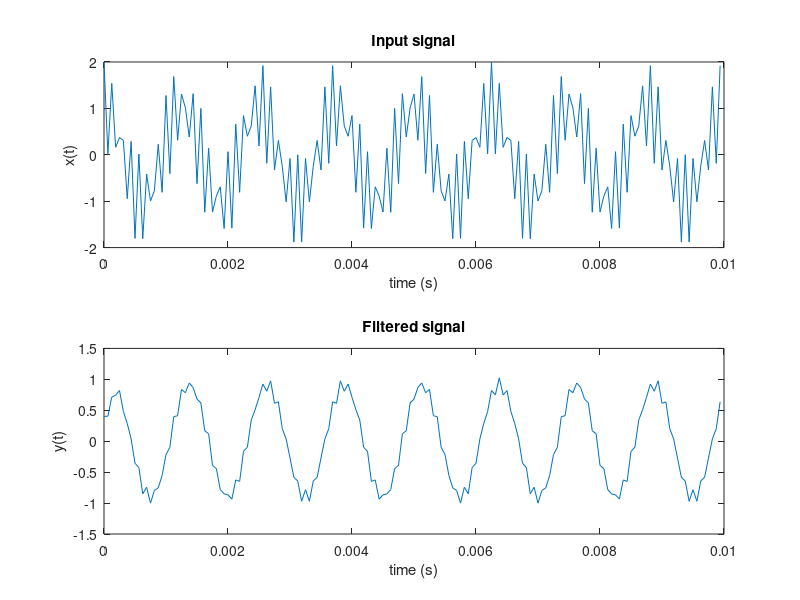
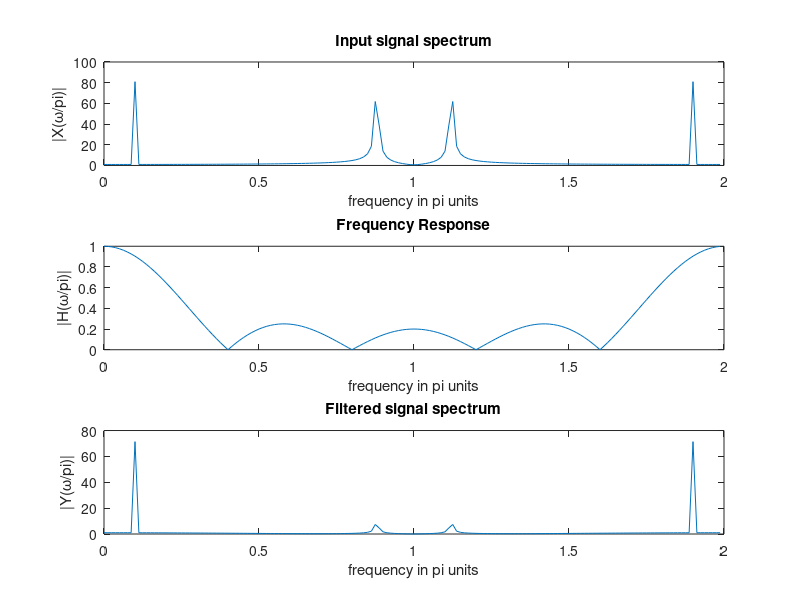

Recreate these plots in MATLAB, in order.
clc
close all
clear all

Fs = 16000;
t = 0:1/Fs:0.01-(1/Fs);
N=length(t)

%   Generate the input signals
xl = cos(2*pi*0.05*Fs*t);

xh = cos(2*pi*0.44*Fs*t);


% input signal
x = xl + xh;

M = input('Filter length? ');
% M = 10
num = (1/M).*ones(M, 1);

delta = [1 zeros(1 ,N-1)];
h = filter(num, 1, delta);
%   Filtering with the filter function
y = filter(num, 1, x);

%   Plot the results
subplot(211), plot(t, x), title('Input signal'), xlabel('time (s)'), ylabel('x(t)');
subplot(212), plot(t, y), title('Filtered signal'), xlabel('time (s)'), ylabel('y(t)');


Y=abs(fft(y));
%   Plot the spectrum
figure, subplot(311), plot(2*[0:length(x)-1]/length(x), abs(fft(x))), 
title('Input signal spectrum'), 
xlabel('frequency in pi units'), ylabel('|X(\omega/pi)|');
subplot(312), plot(2*[0:length(x)-1]/length(x),abs(fft(h)))
title('Frequency Response'), 
xlabel('frequency in pi units'), ylabel('|H(\omega/pi)|');
subplot(313), , plot(2*[0:length(x)-1]/length(x), Y), 
title('Filtered signal spectrum'), 
xlabel('frequency in pi units'), ylabel('|Y(\omega/pi)|');
